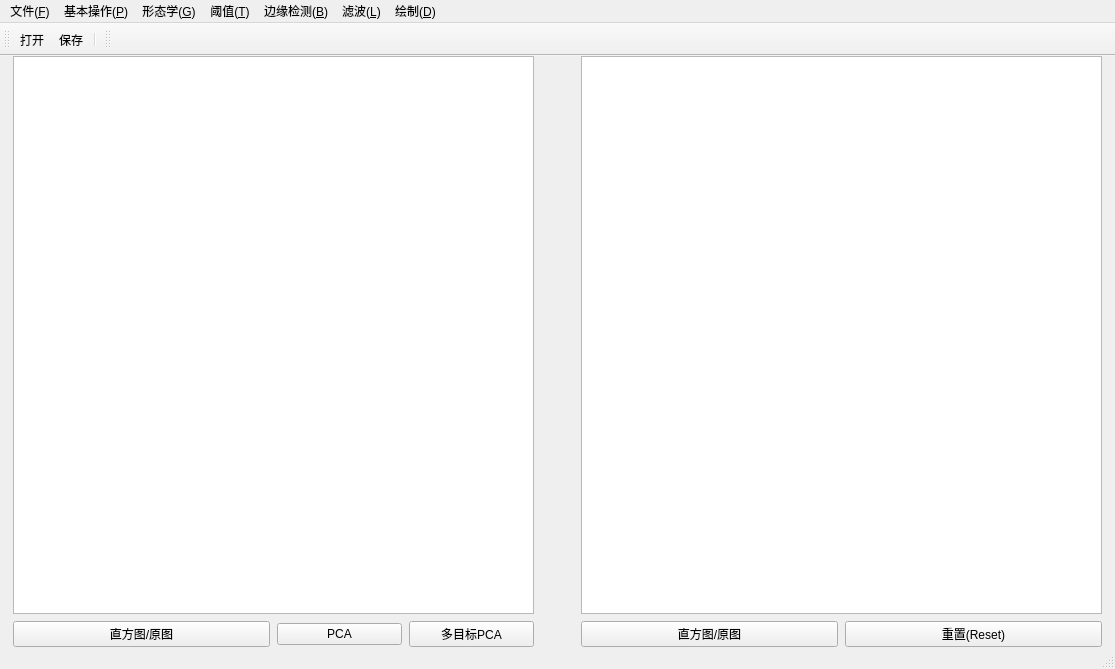
<?xml version="1.0" encoding="UTF-8"?>
<ui version="4.0">
 <class>MainWindow</class>
 <widget class="QMainWindow" name="MainWindow">
  <property name="geometry">
   <rect>
    <x>0</x>
    <y>0</y>
    <width>1115</width>
    <height>669</height>
   </rect>
  </property>
  <property name="windowTitle">
   <string>MainWindow</string>
  </property>
  <widget class="QWidget" name="centralwidget">
   <layout class="QVBoxLayout" name="verticalLayout" stretch="0">
    <property name="spacing">
     <number>7</number>
    </property>
    <property name="sizeConstraint">
     <enum>QLayout::SetDefaultConstraint</enum>
    </property>
    <property name="leftMargin">
     <number>0</number>
    </property>
    <property name="topMargin">
     <number>0</number>
    </property>
    <property name="rightMargin">
     <number>0</number>
    </property>
    <property name="bottomMargin">
     <number>0</number>
    </property>
    <item>
     <layout class="QHBoxLayout" name="horizontalLayout">
      <item>
       <spacer name="horizontalSpacer_3">
        <property name="orientation">
         <enum>Qt::Horizontal</enum>
        </property>
        <property name="sizeType">
         <enum>QSizePolicy::Preferred</enum>
        </property>
        <property name="sizeHint" stdset="0">
         <size>
          <width>13</width>
          <height>20</height>
         </size>
        </property>
       </spacer>
      </item>
      <item>
       <layout class="QVBoxLayout" name="verticalLayout_8">
        <property name="leftMargin">
         <number>0</number>
        </property>
        <property name="topMargin">
         <number>0</number>
        </property>
        <property name="rightMargin">
         <number>0</number>
        </property>
        <item>
         <widget class="View" name="origin_img_graphicsView"/>
        </item>
        <item>
         <layout class="QHBoxLayout" name="horizontalLayout_3">
          <property name="topMargin">
           <number>0</number>
          </property>
          <item>
           <widget class="QPushButton" name="origin_switch_pushButton">
            <property name="text">
             <string>直方图/原图</string>
            </property>
           </widget>
          </item>
          <item>
           <layout class="QHBoxLayout" name="horizontalLayout_2">
            <item>
             <widget class="QPushButton" name="pushButton_3">
              <property name="text">
               <string>PCA</string>
              </property>
             </widget>
            </item>
            <item>
             <widget class="QPushButton" name="pushButton_4">
              <property name="text">
               <string>多目标PCA</string>
              </property>
             </widget>
            </item>
           </layout>
          </item>
         </layout>
        </item>
       </layout>
      </item>
      <item>
       <spacer name="horizontalSpacer">
        <property name="orientation">
         <enum>Qt::Horizontal</enum>
        </property>
        <property name="sizeType">
         <enum>QSizePolicy::Preferred</enum>
        </property>
        <property name="sizeHint" stdset="0">
         <size>
          <width>40</width>
          <height>20</height>
         </size>
        </property>
       </spacer>
      </item>
      <item>
       <layout class="QVBoxLayout" name="verticalLayout_9">
        <item>
         <widget class="View" name="result_img_graphicsView"/>
        </item>
        <item>
         <layout class="QHBoxLayout" name="horizontalLayout_4">
          <property name="topMargin">
           <number>0</number>
          </property>
          <item>
           <widget class="QPushButton" name="pushButton_2">
            <property name="text">
             <string>直方图/原图</string>
            </property>
           </widget>
          </item>
          <item>
           <widget class="QPushButton" name="pushButton">
            <property name="text">
             <string>重置(Reset)</string>
            </property>
           </widget>
          </item>
         </layout>
        </item>
       </layout>
      </item>
      <item>
       <spacer name="horizontalSpacer_4">
        <property name="orientation">
         <enum>Qt::Horizontal</enum>
        </property>
        <property name="sizeType">
         <enum>QSizePolicy::Preferred</enum>
        </property>
        <property name="sizeHint" stdset="0">
         <size>
          <width>13</width>
          <height>20</height>
         </size>
        </property>
       </spacer>
      </item>
     </layout>
    </item>
   </layout>
  </widget>
  <widget class="QMenuBar" name="menubar">
   <property name="geometry">
    <rect>
     <x>0</x>
     <y>0</y>
     <width>1115</width>
     <height>26</height>
    </rect>
   </property>
   <widget class="QMenu" name="menu">
    <property name="title">
     <string>文件(&amp;F)</string>
    </property>
    <addaction name="open"/>
    <addaction name="save"/>
   </widget>
   <widget class="QMenu" name="menu_P">
    <property name="title">
     <string>基本操作(&amp;P)</string>
    </property>
    <addaction name="spin"/>
    <addaction name="reverse"/>
    <addaction name="reverse_color"/>
    <addaction name="gray"/>
    <addaction name="cut"/>
    <addaction name="hist"/>
   </widget>
   <widget class="QMenu" name="menu_G">
    <property name="title">
     <string>形态学(&amp;G)</string>
    </property>
    <addaction name="dilate"/>
    <addaction name="erode"/>
    <addaction name="opening"/>
    <addaction name="closing"/>
   </widget>
   <widget class="QMenu" name="menu_T">
    <property name="title">
     <string>阈值(&amp;T)</string>
    </property>
    <addaction name="threshold"/>
    <addaction name="iterate"/>
    <addaction name="OTSU"/>
    <addaction name="region_grow"/>
   </widget>
   <widget class="QMenu" name="menu_B">
    <property name="title">
     <string>边缘检测(&amp;B)</string>
    </property>
    <addaction name="laplace"/>
    <addaction name="sobel"/>
   </widget>
   <widget class="QMenu" name="menu_D">
    <property name="title">
     <string>绘制(&amp;D)</string>
    </property>
    <addaction name="rect"/>
    <addaction name="line"/>
    <addaction name="circle"/>
    <addaction name="text"/>
   </widget>
   <widget class="QMenu" name="menu_L">
    <property name="title">
     <string>滤波(&amp;L)</string>
    </property>
    <addaction name="middle"/>
    <addaction name="median"/>
    <addaction name="maxf"/>
    <addaction name="minf"/>
    <addaction name="sharpen"/>
   </widget>
   <addaction name="menu"/>
   <addaction name="menu_P"/>
   <addaction name="menu_G"/>
   <addaction name="menu_T"/>
   <addaction name="menu_B"/>
   <addaction name="menu_L"/>
   <addaction name="menu_D"/>
  </widget>
  <widget class="QToolBar" name="toolBar">
   <property name="windowTitle">
    <string>toolBar</string>
   </property>
   <attribute name="toolBarArea">
    <enum>TopToolBarArea</enum>
   </attribute>
   <attribute name="toolBarBreak">
    <bool>false</bool>
   </attribute>
   <addaction name="open"/>
   <addaction name="save"/>
   <addaction name="separator"/>
  </widget>
  <widget class="QStatusBar" name="statusBar"/>
  <widget class="QToolBar" name="toolBar_2">
   <property name="windowTitle">
    <string>toolBar_2</string>
   </property>
   <attribute name="toolBarArea">
    <enum>TopToolBarArea</enum>
   </attribute>
   <attribute name="toolBarBreak">
    <bool>false</bool>
   </attribute>
  </widget>
  <action name="open">
   <property name="text">
    <string>打开</string>
   </property>
  </action>
  <action name="save">
   <property name="text">
    <string>保存</string>
   </property>
  </action>
  <action name="spin">
   <property name="text">
    <string>旋转</string>
   </property>
  </action>
  <action name="reverse">
   <property name="text">
    <string>翻转</string>
   </property>
  </action>
  <action name="reverse_color">
   <property name="text">
    <string>反色</string>
   </property>
  </action>
  <action name="gray">
   <property name="text">
    <string>灰度化</string>
   </property>
  </action>
  <action name="cut">
   <property name="text">
    <string>裁剪</string>
   </property>
  </action>
  <action name="hist">
   <property name="text">
    <string>直方图均衡</string>
   </property>
  </action>
  <action name="dilate">
   <property name="text">
    <string>膨胀</string>
   </property>
  </action>
  <action name="erode">
   <property name="text">
    <string>腐蚀</string>
   </property>
  </action>
  <action name="opening">
   <property name="text">
    <string>开运算</string>
   </property>
  </action>
  <action name="closing">
   <property name="text">
    <string>闭运算</string>
   </property>
  </action>
  <action name="threshold">
   <property name="text">
    <string>给定阈值分割</string>
   </property>
  </action>
  <action name="iterate">
   <property name="text">
    <string>全局自动阈值分割</string>
   </property>
  </action>
  <action name="OTSU">
   <property name="text">
    <string>OTSU</string>
   </property>
  </action>
  <action name="region_grow">
   <property name="text">
    <string>区域生长</string>
   </property>
  </action>
  <action name="laplace">
   <property name="text">
    <string>Laplace</string>
   </property>
  </action>
  <action name="sobel">
   <property name="text">
    <string>Sobel</string>
   </property>
  </action>
  <action name="rect">
   <property name="text">
    <string>矩形</string>
   </property>
  </action>
  <action name="line">
   <property name="text">
    <string>直线</string>
   </property>
  </action>
  <action name="circle">
   <property name="text">
    <string>圆</string>
   </property>
  </action>
  <action name="text">
   <property name="text">
    <string>文字</string>
   </property>
  </action>
  <action name="middle">
   <property name="text">
    <string>中值滤波</string>
   </property>
  </action>
  <action name="median">
   <property name="text">
    <string>均值滤波</string>
   </property>
  </action>
  <action name="maxf">
   <property name="text">
    <string>最大值滤波</string>
   </property>
  </action>
  <action name="minf">
   <property name="text">
    <string>最小值滤波</string>
   </property>
  </action>
  <action name="sharpen">
   <property name="text">
    <string>锐化</string>
   </property>
  </action>
 </widget>
 <customwidgets>
  <customwidget>
   <class>View</class>
   <extends>QGraphicsView</extends>
   <header>view.h</header>
  </customwidget>
 </customwidgets>
 <resources/>
 <connections>
  <connection>
   <sender>pushButton_2</sender>
   <signal>clicked()</signal>
   <receiver>MainWindow</receiver>
   <slot>result_switch_clicked()</slot>
   <hints>
    <hint type="sourcelabel">
     <x>835</x>
     <y>640</y>
    </hint>
    <hint type="destinationlabel">
     <x>781</x>
     <y>410</y>
    </hint>
   </hints>
  </connection>
  <connection>
   <sender>origin_switch_pushButton</sender>
   <signal>clicked()</signal>
   <receiver>MainWindow</receiver>
   <slot>origin_switch_clicked()</slot>
   <hints>
    <hint type="sourcelabel">
     <x>254</x>
     <y>639</y>
    </hint>
    <hint type="destinationlabel">
     <x>192</x>
     <y>408</y>
    </hint>
   </hints>
  </connection>
  <connection>
   <sender>pushButton</sender>
   <signal>clicked()</signal>
   <receiver>MainWindow</receiver>
   <slot>result_reset_clicked()</slot>
   <hints>
    <hint type="sourcelabel">
     <x>1032</x>
     <y>631</y>
    </hint>
    <hint type="destinationlabel">
     <x>778</x>
     <y>374</y>
    </hint>
   </hints>
  </connection>
  <connection>
   <sender>pushButton_3</sender>
   <signal>clicked()</signal>
   <receiver>MainWindow</receiver>
   <slot>PCA_clicked()</slot>
   <hints>
    <hint type="sourcelabel">
     <x>400</x>
     <y>639</y>
    </hint>
    <hint type="destinationlabel">
     <x>192</x>
     <y>371</y>
    </hint>
   </hints>
  </connection>
  <connection>
   <sender>pushButton_4</sender>
   <signal>clicked()</signal>
   <receiver>MainWindow</receiver>
   <slot>multiple_PCA_clicked()</slot>
   <hints>
    <hint type="sourcelabel">
     <x>510</x>
     <y>622</y>
    </hint>
    <hint type="destinationlabel">
     <x>191</x>
     <y>332</y>
    </hint>
   </hints>
  </connection>
 </connections>
 <slots>
  <slot>result_switch_clicked()</slot>
  <slot>result_reset_clicked()</slot>
  <slot>PCA_clicked()</slot>
  <slot>multiple_PCA_clicked()</slot>
 </slots>
</ui>
